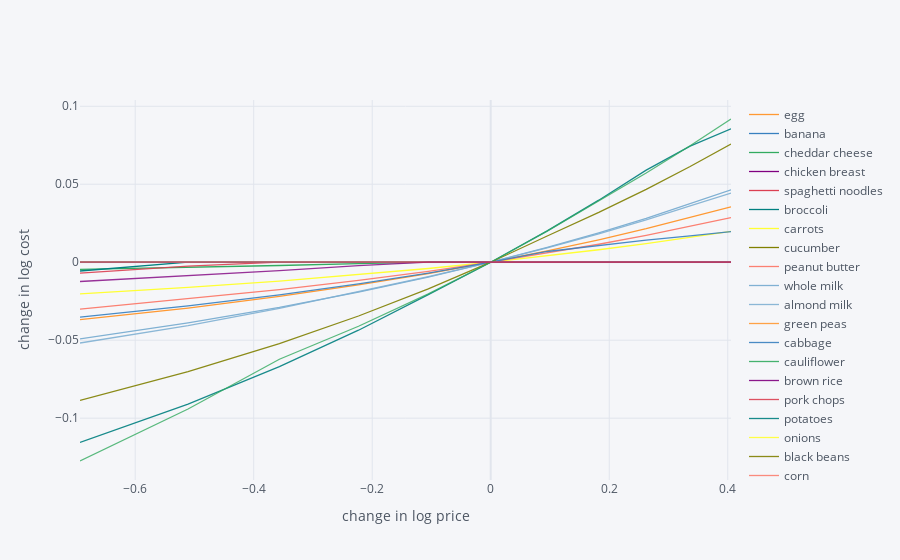

Source (notebook cell):
### Markdown cell above
As prices change, we should expect the minimum cost diet to also
  change.  The code below creates a graph which changes prices away
  from the \`base&rsquo; case one food at a time, and plots changes in total
  diet cost.

### Code cell
import cufflinks as cf
cf.go_offline()

scale = [.5,.6,.7,.8,.9,1.,1.1,1.2,1.3,1.4,1.5]

cost0 = solve_subsistence_problem(FoodNutrients,Prices,diet_min[group],diet_max[group],tol=tol).fun

Price_response={}
for s in scale:
    cost = {}
    for i,p in enumerate(Prices):
        my_p = Prices.copy()
        my_p[i] = p*s
        result = solve_subsistence_problem(FoodNutrients,my_p,diet_min[group],diet_max[group],tol=tol)
        cost[Prices.index[i]] = np.log(result.fun/cost0)
    Price_response[np.log(s)] = cost

Price_response = pd.DataFrame(Price_response).T
Price_response.iplot(xTitle='change in log price',yTitle='change in log cost')

### Figure 1 — Plotly figure (JSON) as saved in the notebook; plotly's stock layout.template omitted (floating-point values rounded to 4 significant figures)
{"data": [{"line": {"color": "rgba(255, 153, 51, 1.0)", "dash": "solid", "shape": "linear", "width": 1.3}, "mode": "lines", "name": "egg", "text": "", "type": "scatter", "x": [-0.6931, -0.5108, -0.3567, -0.2231, -0.1054, 0, 0.09531, 0.1823, 0.2624, 0.3365, 0.4055], "y": [-0.03687, -0.02938, -0.02196, -0.01458, -0.007265, 0, 0.007213, 0.01437, 0.02148, 0.02854, 0.03556]}, {"line": {"color": "rgba(55, 128, 191, 1.0)", "dash": "solid", "shape": "linear", "width": 1.3}, "mode": "lines", "name": "banana", "text": "", "type": "scatter", "x": [-0.6931, -0.5108, -0.3567, -0.2231, -0.1054, 0, 0.09531, 0.1823, 0.2624, 0.3365, 0.4055], "y": [4.048e-08, 3.358e-08, 2.489e-08, 1.587e-08, 7.411e-09, 0, -6.166e-09, -9.146e-09, 3.753e-10, 9.83e-09, 1.936e-08]}, {"line": {"color": "rgba(50, 171, 96, 1.0)", "dash": "solid", "shape": "linear", "width": 1.3}, "mode": "lines", "name": "cheddar cheese", "text": "", "type": "scatter", "x": [-0.6931, -0.5108, -0.3567, -0.2231, -0.1054, 0, 0.09531, 0.1823, 0.2624, 0.3365, 0.4055], "y": [-0.004617, -0.003365, -0.002114, -0.0008645, -6.504e-09, 0, -1.228e-07, -1.364e-07, -1.443e-07, -1.48e-07, -1.497e-07]}, {"line": {"color": "rgba(128, 0, 128, 1.0)", "dash": "solid", "shape": "linear", "width": 1.3}, "mode": "lines", "name": "chicken breast", "text": "", "type": "scatter", "x": [-0.6931, -0.5108, -0.3567, -0.2231, -0.1054, 0, 0.09531, 0.1823, 0.2624, 0.3365, 0.4055], "y": [9.094e-08, 1.167e-08, -5.186e-09, -1.772e-08, -5.582e-09, 0, 1.024e-10, -1.993e-09, -4.128e-09, -6.417e-09, -8.864e-09]}, {"line": {"color": "rgba(219, 64, 82, 1.0)", "dash": "solid", "shape": "linear", "width": 1.3}, "mode": "lines", "name": "spaghetti noodles", "text": "", "type": "scatter", "x": [-0.6931, -0.5108, -0.3567, -0.2231, -0.1054, 0, 0.09531, 0.1823, 0.2624, 0.3365, 0.4055], "y": [2.79e-07, 8.629e-08, -9.366e-09, -2.39e-09, -1.968e-11, 0, -1.296e-09, -3.39e-09, -5.996e-09, -8.942e-09, -8.493e-09]}, {"line": {"color": "rgba(0, 128, 128, 1.0)", "dash": "solid", "shape": "linear", "width": 1.3}, "mode": "lines", "name": "broccoli", "text": "", "type": "scatter", "x": [-0.6931, -0.5108, -0.3567, -0.2231, -0.1054, 0, 0.09531, 0.1823, 0.2624, 0.3365, 0.4055], "y": [-0.005631, -1.025e-07, -1.566e-07, -4.976e-08, -6.324e-08, 0, 4.783e-09, 1.261e-07, 1.822e-07, 1.733e-07, 1.241e-07]}, {"line": {"color": "rgba(255, 255, 51, 1.0)", "dash": "solid", "shape": "linear", "width": 1.3}, "mode": "lines", "name": "carrots", "text": "", "type": "scatter", "x": [-0.6931, -0.5108, -0.3567, -0.2231, -0.1054, 0, 0.09531, 0.1823, 0.2624, 0.3365, 0.4055], "y": [-0.02025, -0.01616, -0.0121, -0.00805, -0.004017, 0, 0.004001, 0.007986, 0.01195, 0.01591, 0.01984]}, {"line": {"color": "rgba(128, 128, 0, 1.0)", "dash": "solid", "shape": "linear", "width": 1.3}, "mode": "lines", "name": "cucumber", "text": "", "type": "scatter", "x": [-0.6931, -0.5108, -0.3567, -0.2231, -0.1054, 0, 0.09531, 0.1823, 0.2624, 0.3365, 0.4055], "y": [-3.883e-08, -3.472e-08, -4.567e-10, -6.435e-08, -3.83e-08, 0, 4.953e-08, 1.034e-07, 1.582e-07, 2.036e-07, 2.403e-07]}, {"line": {"color": "rgba(251, 128, 114, 1.0)", "dash": "solid", "shape": "linear", "width": 1.3}, "mode": "lines", "name": "peanut butter", "text": "", "type": "scatter", "x": [-0.6931, -0.5108, -0.3567, -0.2231, -0.1054, 0, 0.09531, 0.1823, 0.2624, 0.3365, 0.4055], "y": [-0.03008, -0.02344, -0.01753, -0.01165, -0.005809, 0, 0.005775, 0.01152, 0.01723, 0.0229, 0.02855]}, {"line": {"color": "rgba(128, 177, 211, 1.0)", "dash": "solid", "shape": "linear", "width": 1.3}, "mode": "lines", "name": "whole milk", "text": "", "type": "scatter", "x": [-0.6931, -0.5108, -0.3567, -0.2231, -0.1054, 0, 0.09531, 0.1823, 0.2624, 0.3365, 0.4055], "y": [-0.0491, -0.03886, -0.029, -0.01924, -0.009573, 0, 0.009483, 0.01888, 0.02818, 0.0374, 0.0464]}, {"line": {"color": "rgba(128, 177, 211, 0.8999999999999999)", "dash": "solid", "shape": "linear", "width": 1.3}, "mode": "lines", "name": "almond milk", "text": "", "type": "scatter", "x": [-0.6931, -0.5108, -0.3567, -0.2231, -0.1054, 0, 0.09531, 0.1823, 0.2624, 0.3365, 0.4055], "y": [-0.05179, -0.04062, -0.02958, -0.01865, -0.009238, 0, 0.009153, 0.01822, 0.02721, 0.03612, 0.04437]}, {"line": {"color": "rgba(255, 153, 51, 0.8999999999999999)", "dash": "solid", "shape": "linear", "width": 1.3}, "mode": "lines", "name": "green peas", "text": "", "type": "scatter", "x": [-0.6931, -0.5108, -0.3567, -0.2231, -0.1054, 0, 0.09531, 0.1823, 0.2624, 0.3365, 0.4055], "y": [6.734e-08, 4.548e-08, 2.936e-08, 1.713e-08, 7.598e-09, 0, -6.19e-09, -1.133e-08, -1.567e-08, -1.94e-08, -2.264e-08]}, {"line": {"color": "rgba(55, 128, 191, 0.8999999999999999)", "dash": "solid", "shape": "linear", "width": 1.3}, "mode": "lines", "name": "cabbage", "text": "", "type": "scatter", "x": [-0.6931, -0.5108, -0.3567, -0.2231, -0.1054, 0, 0.09531, 0.1823, 0.2624, 0.3365, 0.4055], "y": [-0.03517, -0.02802, -0.02094, -0.01391, -0.006931, 0, 0.006883, 0.01077, 0.0141, 0.01693, 0.01963]}, {"line": {"color": "rgba(50, 171, 96, 0.8999999999999999)", "dash": "solid", "shape": "linear", "width": 1.3}, "mode": "lines", "name": "cauliflower", "text": "", "type": "scatter", "x": [-0.6931, -0.5108, -0.3567, -0.2231, -0.1054, 0, 0.09531, 0.1823, 0.2624, 0.3365, 0.4055], "y": [-1.54e-07, -1.169e-07, 3.437e-08, 9.332e-08, 7.568e-08, 0, 2.816e-09, -1.32e-08, -4.015e-08, -6.754e-08, -9.088e-08]}, {"line": {"color": "rgba(128, 0, 128, 0.8999999999999999)", "dash": "solid", "shape": "linear", "width": 1.3}, "mode": "lines", "name": "brown rice", "text": "", "type": "scatter", "x": [-0.6931, -0.5108, -0.3567, -0.2231, -0.1054, 0, 0.09531, 0.1823, 0.2624, 0.3365, 0.4055], "y": [-1.571e-07, 6.521e-07, 3.261e-07, 1.508e-07, 5.51e-08, 0, -3.379e-08, -5.585e-08, -7.109e-08, -8.212e-08, -9.042e-08]}, {"line": {"color": "rgba(219, 64, 82, 0.8999999999999999)", "dash": "solid", "shape": "linear", "width": 1.3}, "mode": "lines", "name": "pork chops", "text": "", "type": "scatter", "x": [-0.6931, -0.5108, -0.3567, -0.2231, -0.1054, 0, 0.09531, 0.1823, 0.2624, 0.3365, 0.4055], "y": [-0.006966, -0.002489, -1.565e-07, -1.472e-07, -1.618e-08, 0, 4.928e-07, 4.883e-07, -1.571e-07, -1.571e-07, -1.571e-07]}, {"line": {"color": "rgba(0, 128, 128, 0.8999999999999999)", "dash": "solid", "shape": "linear", "width": 1.3}, "mode": "lines", "name": "potatoes", "text": "", "type": "scatter", "x": [-0.6931, -0.5108, -0.3567, -0.2231, -0.1054, 0, 0.09531, 0.1823, 0.2624, 0.3365, 0.4055], "y": [-0.1155, -0.09096, -0.067, -0.04359, -0.02073, 0, 0.02007, 0.03978, 0.05904, 0.07446, 0.08557]}, {"line": {"color": "rgba(255, 255, 51, 0.8999999999999999)", "dash": "solid", "shape": "linear", "width": 1.3}, "mode": "lines", "name": "onions", "text": "", "type": "scatter", "x": [-0.6931, -0.5108, -0.3567, -0.2231, -0.1054, 0, 0.09531, 0.1823, 0.2624, 0.3365, 0.4055], "y": [-1.765e-08, -1.358e-08, -9.75e-09, -6.263e-09, -3.042e-09, 0, 2.926e-09, 5.776e-09, 8.572e-09, 1.132e-08, 1.403e-08]}, {"line": {"color": "rgba(128, 128, 0, 0.8999999999999999)", "dash": "solid", "shape": "linear", "width": 1.3}, "mode": "lines", "name": "black beans", "text": "", "type": "scatter", "x": [-0.6931, -0.5108, -0.3567, -0.2231, -0.1054, 0, 0.09531, 0.1823, 0.2624, 0.3365, 0.4055], "y": [-0.08854, -0.07019, -0.05218, -0.03448, -0.01709, 0, 0.0168, 0.03194, 0.04675, 0.06135, 0.07574]}, {"line": {"color": "rgba(251, 128, 114, 0.8999999999999999)", "dash": "solid", "shape": "linear", "width": 1.3}, "mode": "lines", "name": "corn", "text": "", "type": "scatter", "x": [-0.6931, -0.5108, -0.3567, -0.2231, -0.1054, 0, 0.09531, 0.1823, 0.2624, 0.3365, 0.4055], "y": [-3.711e-08, -1.89e-08, -9.223e-09, -4.255e-09, -1.59e-09, 0, 1.156e-09, 2.222e-09, 1.181e-08, 2.231e-08, 3.196e-08]}, {"line": {"color": "rgba(251, 128, 114, 0.7999999999999998)", "dash": "solid", "shape": "linear", "width": 1.3}, "mode": "lines", "name": "tomatoes", "text": "", "type": "scatter", "x": [-0.6931, -0.5108, -0.3567, -0.2231, -0.1054, 0, 0.09531, 0.1823, 0.2624, 0.3365, 0.4055], "y": [-6.486e-08, -8.01e-08, -7.853e-08, -6.454e-08, -4.027e-08, 0, 2.962e-08, 4.899e-08, 6.059e-08, 6.807e-08, 7.281e-08]}, {"line": {"color": "rgba(128, 177, 211, 0.7999999999999998)", "dash": "solid", "shape": "linear", "width": 1.3}, "mode": "lines", "name": "apples", "text": "", "type": "scatter", "x": [-0.6931, -0.5108, -0.3567, -0.2231, -0.1054, 0, 0.09531, 0.1823, 0.2624, 0.3365, 0.4055], "y": [-1.737e-08, -1.494e-08, -1.195e-08, -8.444e-09, -4.453e-09, 0, 4.846e-09, 9.952e-09, 1.547e-08, 2.14e-08, 2.778e-08]}, {"line": {"color": "rgba(255, 153, 51, 0.7999999999999998)", "dash": "solid", "shape": "linear", "width": 1.3}, "mode": "lines", "name": "oranges", "text": "", "type": "scatter", "x": [-0.6931, -0.5108, -0.3567, -0.2231, -0.1054, 0, 0.09531, 0.1823, 0.2624, 0.3365, 0.4055], "y": [4.837e-09, 2.192e-09, 9.454e-10, 4.269e-10, 2.244e-10, 0, -2.201e-10, -2.747e-10, 6.431e-09, 1.888e-08, 3.204e-08]}, {"line": {"color": "rgba(55, 128, 191, 0.7999999999999998)", "dash": "solid", "shape": "linear", "width": 1.3}, "mode": "lines", "name": "strawberries", "text": "", "type": "scatter", "x": [-0.6931, -0.5108, -0.3567, -0.2231, -0.1054, 0, 0.09531, 0.1823, 0.2624, 0.3365, 0.4055], "y": [-1.527e-08, -1.156e-08, -8.27e-09, -5.257e-09, -2.479e-09, 0, 2.35e-09, 4.61e-09, 6.817e-09, 8.327e-09, 9.004e-09]}, {"line": {"color": "rgba(50, 171, 96, 0.7999999999999998)", "dash": "solid", "shape": "linear", "width": 1.3}, "mode": "lines", "name": "oats", "text": "", "type": "scatter", "x": [-0.6931, -0.5108, -0.3567, -0.2231, -0.1054, 0, 0.09531, 0.1823, 0.2624, 0.3365, 0.4055], "y": [-0.1275, -0.09414, -0.06222, -0.04106, -0.02032, 0, 0.01991, 0.03926, 0.05718, 0.07465, 0.09183]}, {"line": {"color": "rgba(128, 0, 128, 0.7999999999999998)", "dash": "solid", "shape": "linear", "width": 1.3}, "mode": "lines", "name": "spinach", "text": "", "type": "scatter", "x": [-0.6931, -0.5108, -0.3567, -0.2231, -0.1054, 0, 0.09531, 0.1823, 0.2624, 0.3365, 0.4055], "y": [-0.01237, -0.008662, -0.005389, -0.002229, 4.148e-07, 0, -3.411e-08, -5.697e-08, -7.503e-08, -8.813e-08, -9.694e-08]}, {"line": {"color": "rgba(219, 64, 82, 0.7999999999999998)", "dash": "solid", "shape": "linear", "width": 1.3}, "mode": "lines", "name": "tuna", "text": "", "type": "scatter", "x": [-0.6931, -0.5108, -0.3567, -0.2231, -0.1054, 0, 0.09531, 0.1823, 0.2624, 0.3365, 0.4055], "y": [5.259e-07, 3.118e-07, 1.801e-07, 9.591e-08, 3.953e-08, 0, -2.894e-08, -5.129e-08, -6.54e-08, -7.531e-08, -8.335e-08]}], "layout": {"legend": {"bgcolor": "#F5F6F9", "font": {"color": "#4D5663"}}, "paper_bgcolor": "#F5F6F9", "plot_bgcolor": "#F5F6F9", "title": {"font": {"color": "#4D5663"}}, "xaxis": {"gridcolor": "#E1E5ED", "showgrid": true, "tickfont": {"color": "#4D5663"}, "title": {"font": {"color": "#4D5663"}, "text": "change in log price"}, "zerolinecolor": "#E1E5ED"}, "yaxis": {"gridcolor": "#E1E5ED", "showgrid": true, "tickfont": {"color": "#4D5663"}, "title": {"font": {"color": "#4D5663"}, "text": "change in log cost"}, "zerolinecolor": "#E1E5ED"}}}
